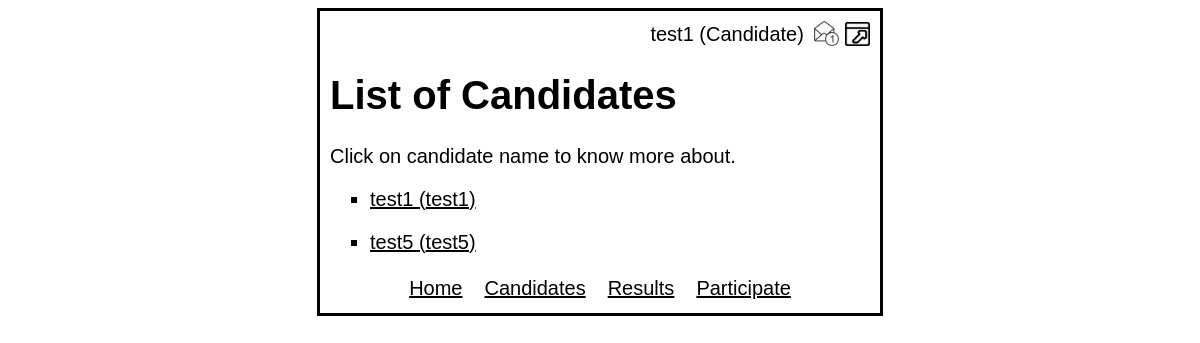
Screenshot of /candidates/ (signed in) with the database file from the repository.
### poll/models.py (models this page shows)
class User(AbstractUser):
    checked_by_moderator = models.BooleanField(default=False)
    ELECTOR = 1
    CANDIDATE = 2
    MODERATOR = 3
    ROLE_CHOICES = (
        (ELECTOR, 'Elector'),
        (CANDIDATE, 'Candidate'),
        (MODERATOR, 'Moderator'),
    )
    role = models.PositiveSmallIntegerField(choices=ROLE_CHOICES, blank=True, null=True)

class Candidate(models.Model):
    name = models.CharField(max_length=50)
    email = models.CharField(max_length=50)
    author = models.CharField(max_length=50)
    fraction = models.CharField(max_length=20)
    biography = models.TextField()
    targets = models.CharField(max_length=1000)
    telephone = models.CharField(max_length=20)
    votes = models.IntegerField(default=0)
    refusal_reason = models.TextField(default='')
    moderated = models.BooleanField(default=False)
    avatar = models.ImageField(default='default-avatar.jpeg', null=True, blank=True)

### poll/decorators.py (the view, shortened to what this page needs)
        def wrapper_func(request, *args, **kwargs):
            if request.user.is_superuser:
                return view_func(request, *args, **kwargs)
            role = request.user.ROLE_CHOICES[request.user.role - 1][1]
            if role == 'Moderator':
                if not (role in allowed_roles):
                    return redirect('poll:moderator-hello')
                else:
                    return view_func(request, *args, **kwargs)
            if not (role in allowed_roles):
                return redirect('poll:notice-access-is-forbidden')
            current_url = resolve(request.path_info).url_name
            if current_url in ['moderator-candidates', 'moderator-detail']:
                return redirect('poll:notice-access-is-forbidden')
            if role == 'Elector':
                is_user_voted = request.user.groups.exists()
                if is_user_voted == True and is_voted_allowed == False:
                    return redirect('poll:notice-access-is-forbidden')
                else:
                    return view_func(request, *args, **kwargs)
            if role == 'Candidate':
                groups_amount = len(request.user.groups.all())
                if groups_amount == 2:
                    is_candidate_group_allowed = False
                    if allowed_candidate_statuses[0] == 'all':
                        is_candidate_group_allowed = True
                    else:
                        candidate_status = request.user.groups.all()[0].name
                        if candidate_status == 'Voted':
                            candidate_status = request.user.groups.all()[1].name
                        if candidate_status in allowed_candidate_statuses:
                            is_candidate_group_allowed = True
                    if is_candidate_group_allowed and is_voted_allowed:
                        return view_func(request, *args, **kwargs)
                    else:
                        return redirect('poll:notice-access-is-forbidden')

### poll/views.py (called while the page is built)
@login_required(login_url='poll:login')
@allowed_users(['Elector', 'Candidate', 'Moderator'], ['all'])
def candidates(request, **kwargs):
    context = standard_context(request)
    candidates_list = Candidate.objects.order_by('name')
    context['candidates_list'] = candidates_list
    template = kwargs['template_name']
    return render(request, template, context)

def is_user_voted(request):
    if not request.user.groups.exists():
        return False
    current_group = request.user.groups.all()[0]
    if current_group.name == 'Voted':
        return True

def get_users_candidate_status(user):
    current_status = user.groups.all()[0]
    if current_status.name == 'Voted':
        current_status = user.groups.all()[1]
    return current_status

def standard_context(request):
    context = {
        'username': request.user.username,
    }
    if request.user.is_superuser:
        context['role'] = 'Admin'
    else:
        context['role'] = request.user.ROLE_CHOICES[request.user.role - 1][1]
    if is_user_voted(request):
        context['voted'] = True
    if context['role'] == 'Candidate':
        context['candidate_status'] = get_users_candidate_status(request.user).name
        context['checked_by_moderator'] = request.user.checked_by_moderator
    return context

### poll/templates/poll/candidates.html (shortened to what this page needs)
{% load static %}
<!DOCTYPE html>
<html lang="en">
<head>
    {% include 'poll/include-head.html' %}
</head>
<body class="other-pages standard-font">
<div class="container standard-container">
    {% include 'poll/include-menu.html' %}
    <h1>List of Candidates</h1>
    <p>Click on candidate name to know more about.</p>
    {% for candidate in candidates_list %}
        {% if candidate.moderated == True %}
            <ul>
                <li>
                    <a href="{% url 'poll:detail' candidate.id %}">{{ candidate.name }} ({{ candidate.fraction }})</a>
                </li>
            </ul>
        {% endif %}
    {% endfor %}
    {% include 'poll/include-standard-navbar.html' %}
</div>
</body>
</html>

### poll/templates/poll/include-menu.html
{% load static %}
<div class="up-right-corner">
    <span class="user-data">{{ username }} ({{ role }})</span>
    <span class="icon-img">
        {% if checked_by_moderator %}
            <a href="{% url 'poll:notifications' %}" title="Notifications" class="not-underlined">
                <img src="{% static 'poll/images/notification.png' %}" alt="Notification">
            </a>
        {% endif %}
        <a href="{% url 'poll:logout' %}" title="Logout" class="not-underlined">
            <img src="{% static 'poll/images/logout.png' %}" alt="Logout image">
        </a>
    </span>
</div>

### poll/static/poll/style.css (style rules this page uses)
body.other-pages { font-size: 20px; }
.standard-font { font-family: "Arial"; }
.container { margin: 0 auto; padding: 10px; border: solid black; }
.standard-container { width: 540px; }
.up-right-corner { text-align: right; }
a { color: black; }
a.not-underlined { text-decoration: none; }
.icon-img img { width: 25px; vertical-align: bottom; }
ul li { list-style: square; }
.user-data { margin-right: 5px; }

### rows the page displays
User: username "test1"
Candidate: name "test1", fraction "test1"
Candidate: name "test5", fraction "test5"

### other values shown
{{ role }} "Candidate"
